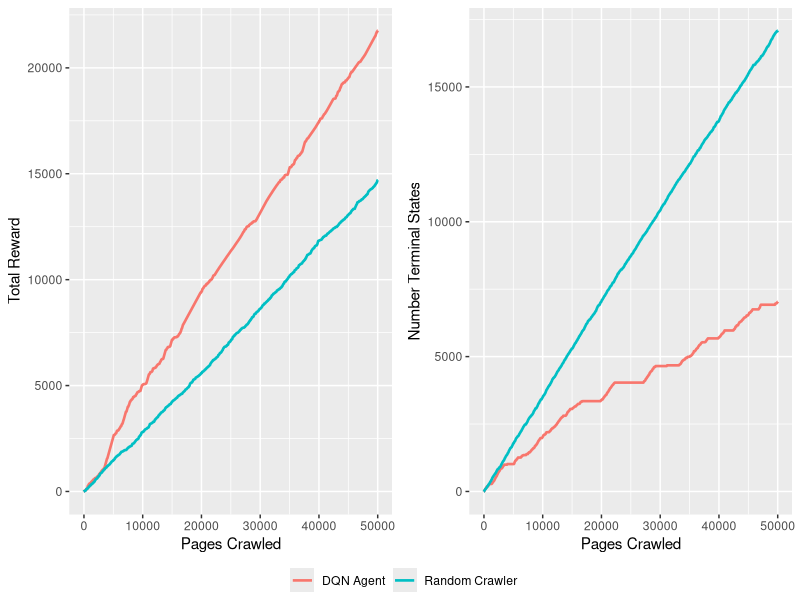
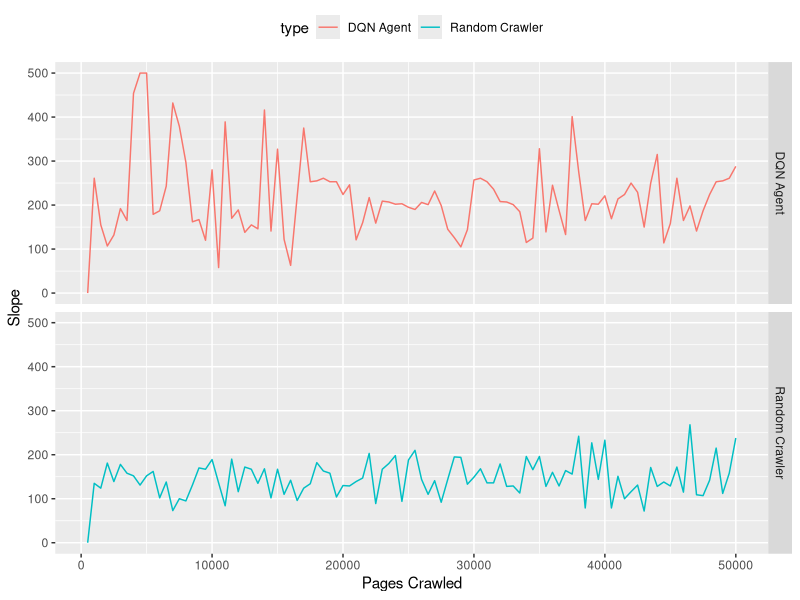

Reproduce these figures in R, in order.
library(data.table)
library(ggplot2)
library(grid)
library(gridExtra)

# Read random train results data and plot
random_results <- read.csv("results/results_tues_20/random_crawler_results_50k.csv")
random_results$type <- "Random Crawler"
dqn_results <- read.csv("results/results_tues_20/dqn_crawler_train_results_50k.csv")
dqn_results$type <- "DQN Agent"

df <- rbind(random_results, subset(dqn_results, select=-c(nn_loss)))
df$type <- factor(df$type)

## Reward plot
g_reward <- ggplot(data=df, aes(x=pages_crawled, y=total_reward, color=type)) 
g_reward <- g_reward + geom_line(size=0.9) + labs(x='Pages Crawled', y='Total Reward', color='')
g_reward <- g_reward + theme(legend.position='top')

## Terminal states plot
g_terminal <- ggplot(data=df, aes(x=pages_crawled, y=terminal_states, color=type)) 
g_terminal <- g_terminal + geom_line(size=0.9) + labs(x='Pages Crawled', y='Number Terminal States', color='')
g_terminal <- g_terminal + theme(legend.position='top')

## Combine plots

# Share legend function
grid_arrange_shared_legend <- function(..., nrow = 1, ncol = length(list(...)), position = c("bottom", "right")) {
  
  plots <- list(...)
  position <- match.arg(position)
  g <- ggplotGrob(plots[[1]] + theme(legend.position = position))$grobs
  legend <- g[[which(sapply(g, function(x) x$name) == "guide-box")]]
  lheight <- sum(legend$height)
  lwidth <- sum(legend$width)
  gl <- lapply(plots, function(x) x + theme(legend.position = "none"))
  gl <- c(gl, nrow = nrow, ncol = ncol)
  
  combined <- switch(position,
                     "bottom" = arrangeGrob(do.call(arrangeGrob, gl),
                                            legend,
                                            ncol = 1,
                                            heights = unit.c(unit(1, "npc") - lheight, lheight)),
                     "right" = arrangeGrob(do.call(arrangeGrob, gl),
                                           legend,
                                           ncol = 2,
                                           widths = unit.c(unit(1, "npc") - lwidth, lwidth)))
  grid.newpage()
  grid.arrange(combined)
  
}

# Combine
g <- grid_arrange_shared_legend(g_reward, g_terminal, nrow = 1, ncol = 2)
g
ggsave(filename="../figures/our_work/dqn_vs_random.png", plot=g, width = 15, height = 10, units = "cm")


## Plot the gradient
df$obs <- 1:nrow(df)
df <- df[df$obs %% 500 == 0, ]
df$slope <- c(0, diff(df$total_reward))
df[df$slope<0, ]$slope <- 0
g_slope <- ggplot(data=df, aes(x=pages_crawled, y=slope, color=type)) + geom_line() + facet_grid(type~.)
g_slope <- g_slope + theme(legend.position='top') + labs(x='Pages Crawled', y='Slope')
g_slope

